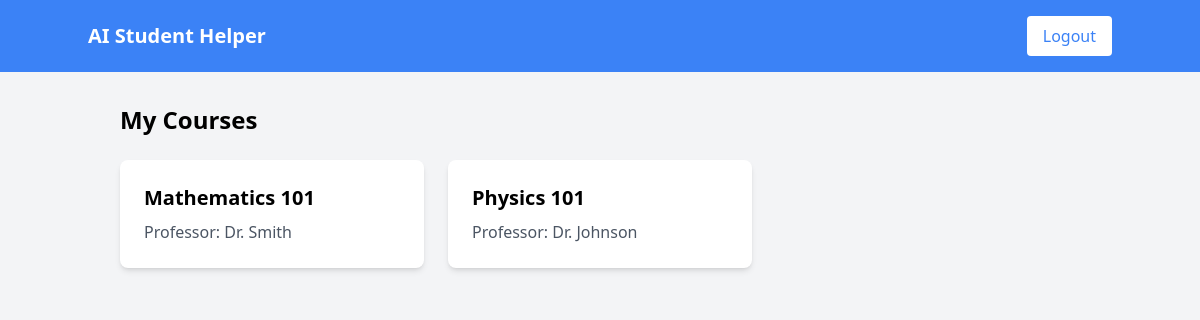
The page /home on the database its author committed.
### tables this page shows
CREATE TABLE course (
            id INTEGER PRIMARY KEY,
            name TEXT NOT NULL,
            professor TEXT
        );

### main.py (the view)
@app.get("/home", response_class=HTMLResponse)
async def home_page(request: Request):
    courses = get_student_courses(db, 1)  # Hardcoded student_id = 1
    return templates.TemplateResponse("home.html", {"request": request, "courses": courses})

### templates/home.html (shortened to what this page needs)
<!DOCTYPE html>
<html lang="en">
<head>
    <script src="https://cdn.tailwindcss.com"></script>
</head>
<body class="bg-gray-100 min-h-screen">
    <nav class="bg-blue-500 text-white p-4">
        <div class="container mx-auto flex justify-between items-center">
            <h1 class="text-xl font-bold">AI Student Helper</h1>
            <a href="/" class="bg-white text-blue-500 px-4 py-2 rounded">Logout</a>
        </div>
    </nav>
    <div class="container mx-auto p-8">
        <h2 class="text-2xl font-bold mb-6">My Courses</h2>
        <div class="grid grid-cols-1 md:grid-cols-2 lg:grid-cols-3 gap-6">
            {% for course in courses %}
            <a href="/course/{{ course.id }}" class="bg-white p-6 rounded-lg shadow-md hover:shadow-lg transition">
                <h3 class="text-xl font-semibold mb-2">{{ course.name }}</h3>
                <p class="text-gray-600">Professor: {{ course.professor }}</p>
            </a>
            {% endfor %}
        </div>
    </div>
</body>
</html>

### rows shown on the page
course: name "Mathematics 101", professor "Dr. Smith"
course: name "Physics 101", professor "Dr. Johnson"
